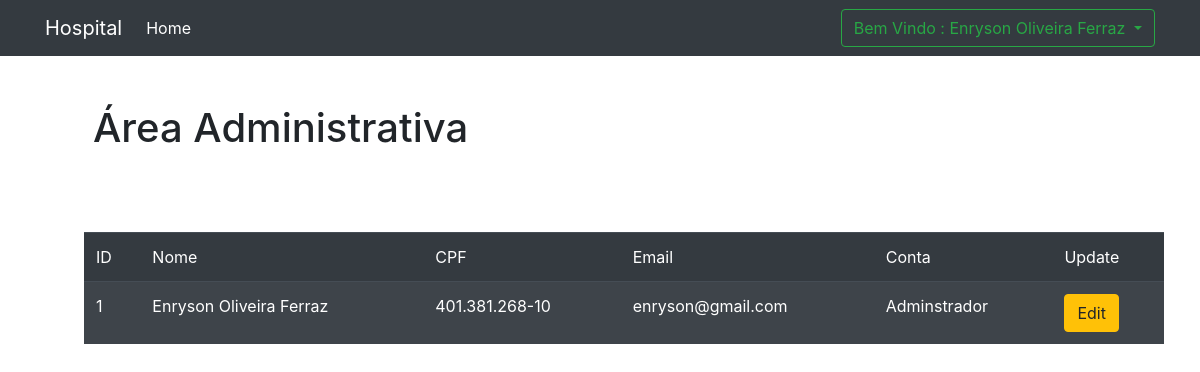
The page /Views/AdminAccountDetailsView.php (signed in) on the database its author committed.
### tables this page shows
create table accounts (
	accountId int(20) NOT NULL AUTO_INCREMENT,
	accountEmail varchar(70) NOT NULL,
	accountPassword varchar(50) NOT NULL,
    accountNome varchar(140) NOT NULL,
    accountCPF varchar(15) NOT NULL,
    accountTel varchar(15) NOT NULL,
    accountDate varchar(10) NOT NULL,
    accountRua varchar(30) NOT NULL,
    accountBairro varchar(30) NOT NULL,
    accountNumero varchar(8) NOT NULL,
    accountCidade varchar(121) NOT NULL,
    accountUF varchar(8) NOT NULL,
    accountCEP varchar(15) NOT NULL,
    accountComplemento varchar(20),    
    accountRole int(1) references role(accountRole),
	primary key (accountId)
);

create table role (
	accountRole int(1) NOT NULL,
    roleName Varchar(14) NOT NULL,
    primary key (accountRole)
);

### Controllers/AccountController.php (called while the page is built, shortened)
<?php
require_once("../Model/Account.php");
function accountList()
{
    $account = new Account();
    $account->getAccount("SELECT * FROM accounts INNER JOIN role ON accounts.accountRole = role.accountRole");
    $rsAccount = $account->_result;
}

### Model/Account.php (called while the page is built, shortened)
<?php
require_once("DatabaseConnection.php");
class Account
{
    public function getAccount($query)
    {
        $database = new DatabaseConnection();
        $database->connection();
        $database->query($query);
        $this->_result = $database->result;
    }
}
?>

### Model/DatabaseConnection.php (called while the page is built, shortened)
<?php
class DatabaseConnection {
    public function connection() {
        $databaseHost = 'localhost';
        $databaseName = 'hospApoitment';
        $databaseUsername = 'hospApoitment';
        $databasePassword = 'hospApoitment';
        $this->cnx =  mysqli_connect($databaseHost,$databaseUsername,$databasePassword,$databaseName);
    }
    public function query($sql) {
        $this->result = mysqli_query($this->cnx,$sql, MYSQLI_STORE_RESULT);
    }
}

### Views/AdminAccountDetailsView.php (the view, shortened to what this page needs)
<?php
if (isset($_SESSION['accountId'])) {
	if ($_SESSION['accountRole'] == 1) {
		require_once("../Controllers/AccountController.php");
		accountList();
	}
} else {
	header("Location: /Views/Index.php");
}
?>
<?php include("Components/Head.php"); ?>
<?php include("Components/Nav.php"); ?>
	<main role="main" class="container">
		<div class="containter p-5">
			<h1>Área Administrativa</h1>
		</div>
		<div class="container position-relative m-4">
			<table class="table table-dark table-striped">
				<thead>
					<tr>
						<td>ID</td>
						<td>Nome</td>
						<td>CPF</td>
						<td>Email</td>
						<td>Conta</td>
						<td>Update</td>
					</tr>
				</thead>
				<tbody>
					<?php
					while ($rowAccount = mysqli_fetch_array($rsAccount)) {
						echo "<tr>";
						echo "<td>" . $rowAccount['accountId'] . "</td>";
						echo "<td>" . $rowAccount['accountNome'] . "</td>";
						echo "<td>" . $rowAccount['accountCPF'] . "</td>";
						echo "<td>" . $rowAccount['accountEmail'] . "</td>";
						echo "<td>" . $rowAccount['roleName'] . "</td>";
						echo '<td><a class="btn btn-warning"';
						echo "href=\"AccountDetailsView.php?id=$rowAccount[accountId]\">Edit</a></td>";
						echo "</tr>";
					}
					?>
				</tbody>
			</table>
		</div>
	</main>
<?php include("Components/Scripts.php"); ?>

### rows shown on the page
accounts: accountId "1", accountNome "Enryson Oliveira Ferraz", accountCPF "401.381.268-10", accountEmail "enryson@gmail.com", accountRole.roleName "Adminstrador"

### other values the page prints
$_SESSION['accountNome'] "Enryson Oliveira Ferraz"
